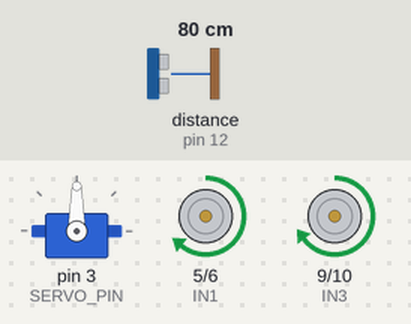
Bench run of a sketch on a simulated Arduino Uno, built with avr-gcc and run on an emulated ATmega328P. Shown: servo, motor-driver pin pairs drawn as motors (green arrow = first pin HIGH = forward, orange = second pin HIGH = backward, longer = more drive). Wiring (inferred from the names in the program): ultrasonic range finder: trigger pin 11; echo pin 12. Inputs (shaded band) come from the test bench; at power-on: distance to the obstacle (sensor on pin 12) 80 cm. The echo pulse lasts 58.3 µs per cm.

Above: at 1.7 s.
1.8 s: distance to the obstacle (sensor on pin 12) set to 24 cm
3.3 s: distance to the obstacle (sensor on pin 12) set to 19 cm
At 4.4 s:
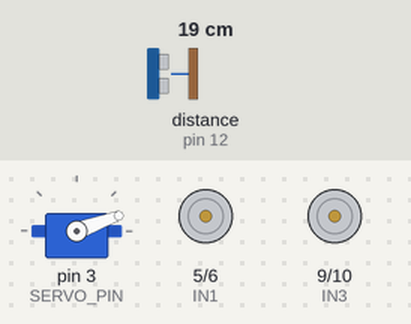
At 4.9 s:
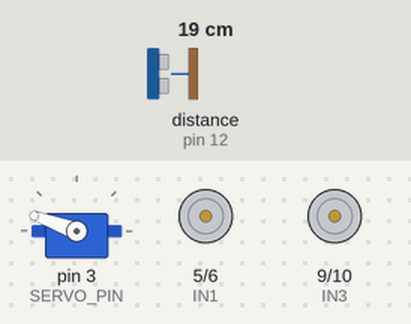
Timing chart, 0 to 12.3 s (numbered marks = the images above; inputs shaded):
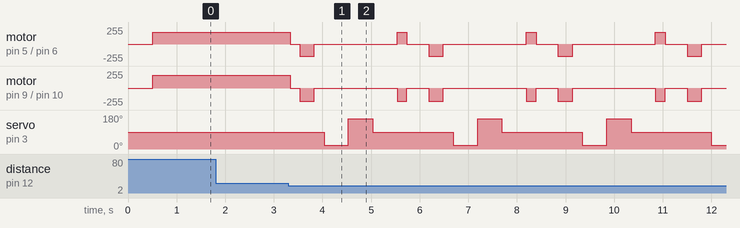

Measured:
- the behaviour switches between 22 and 21 cm on distance to the obstacle (sensor on pin 12) (found by bisection; images 0 and 1)
- after the input at 1.8 s, every drawn part: stays the same

The sketch:

sketch_2wdrobocar.ino
```cpp
#include <Servo.h>

// Pins für das L298N Motor Shield
const int IN1 = 5;
const int IN2 = 6;
const int IN3 = 9;
const int IN4 = 10;

// --- PWM GESCHWINDIGKEITEN FÜR GERADEAUSLAUF ---
// Passe diese beiden Werte an, bis der Roboter geradeaus fährt!
const int SPEED_LINKS = 180;  // Geschwindigkeit linker Motor (IN1/IN2)
const int SPEED_RECHTS = 195; // Geschwindigkeit rechter Motor (IN3/IN4)

// Pins für den HC-SR04 Ultraschallsensor
const int TRIG_PIN = 11;
const int ECHO_PIN = 12;

// Pin und Objekt für den Servo
const int SERVO_PIN = 3;
Servo meinServo;

// Variablen für die Distanzmessung
long dauer;
int distanz;
int distanzRechts;
int distanzLinks;

void setup() {
  // Motor-Pins als Ausgänge definieren
  pinMode(IN1, OUTPUT);
  pinMode(IN2, OUTPUT);
  pinMode(IN3, OUTPUT);
  pinMode(IN4, OUTPUT);

  // Sensor-Pins definieren
  pinMode(TRIG_PIN, OUTPUT);
  pinMode(ECHO_PIN, INPUT);

  // Servo initialisieren und nach vorne ausrichten (90 Grad)
  meinServo.attach(SERVO_PIN);
  meinServo.write(90);
  delay(500);
}

void loop() {
  distanz = messeDistanz();

  if (distanz > 20) {
    vorwaerts();
  }
  else {
    stopp();
    delay(200);
    rueckwaerts();
    delay(300);
    stopp();
    delay(200);

    umgebungScannen();

    if (distanzRechts >= distanzLinks) {
      dreheRechts();
      delay(200);
    } else {
      dreheLinks();
      delay(200);
    }
    stopp();
    delay(200);
  }
  delay(50);
}

int messeDistanz() {
  digitalWrite(TRIG_PIN, LOW);
  delayMicroseconds(2);
  digitalWrite(TRIG_PIN, HIGH);
  delayMicroseconds(10);
  digitalWrite(TRIG_PIN, LOW);

  dauer = pulseIn(ECHO_PIN, HIGH);
  int cm = dauer * 0.034 / 2;

  if (cm == 0) cm = 250;
  return cm;
}

void umgebungScannen() {
  meinServo.write(20);
  delay(500);
  distanzRechts = messeDistanz();

  meinServo.write(160);
  delay(500);
  distanzLinks = messeDistanz();

  meinServo.write(90);
  delay(500);
}

// --- Bewegungsfunktionen mit getrennter PWM-Steuerung ---

void vorwaerts() {
  analogWrite(IN1, SPEED_LINKS);
  analogWrite(IN2, 0);
  analogWrite(IN3, SPEED_RECHTS);
  analogWrite(IN4, 0);
}

void rueckwaerts() {
  analogWrite(IN1, 0);
  analogWrite(IN2, SPEED_LINKS);
  analogWrite(IN3, 0);
  analogWrite(IN4, SPEED_RECHTS);
}

void dreheLinks() {
  // Beim Drehen auf der Stelle nutzen wir die jeweiligen Werte
  analogWrite(IN1, 0);
  analogWrite(IN2, SPEED_LINKS);
  analogWrite(IN3, SPEED_RECHTS);
  analogWrite(IN4, 0);
}

void dreheRechts() {
  analogWrite(IN1, SPEED_LINKS);
  analogWrite(IN2, 0);
  analogWrite(IN3, 0);
  analogWrite(IN4, SPEED_RECHTS);
}

void stopp() {
  analogWrite(IN1, 0);
  analogWrite(IN2, 0);
  analogWrite(IN3, 0);
  analogWrite(IN4, 0);
}
```
